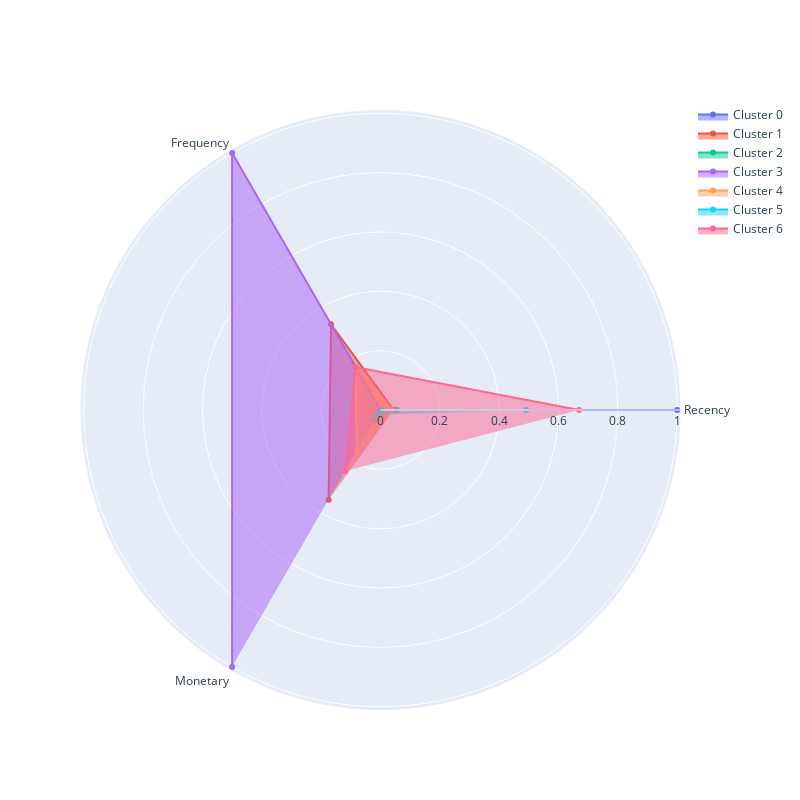

Notebook code for this chart:
### Markdown cell above
Далее составьте так называемый профиль кластеров. Для этого вам необходимо вернуться от декомпозированных данных (если вы производили понижение размерности) к RFM-таблице (очищенной от выбросов).

Сгруппируйте RFM-таблицу по полученным кластерам и рассчитайте среднее по каждому из признаков.

Чтобы результаты было проще интерпретировать, давайте познакомимся с одним из способов визуализации профиля кластеров — **Radar Chart** (полярная диаграмма, или диаграмма паутины). Это графическое представление значений нескольких эквивалентных категорий в форме паутины.

Radar Chart часто используется при определении профиля кластеров. На концах паутины откладываются оси, соответствующие признакам, описывающим объекты. На каждой из осей для каждого кластера откладываются средние значения соответствующих характеристик. Соединив точки по осям, мы получаем многоугольник. 

Пример полярной диаграммы для задачи кластеризации учеников по интересам:

<img src=https://www.datanovia.com/en/wp-content/uploads/2020/12/radar-chart-in-r-customized-fmstb-radar-chart-1.png width=500>

На этой диаграмме мы видим визуализацию признаков для одного из кластеров. Видно, что ученики, принадлежащие этому кластеру, в большей степени увлекаются музыкой (Music), а в меньшей — программированием (Programm).

В модуле `graph_objects` библиотеки `plotly` есть встроенная функция `Scatterpolar`, которая позволяет построить полярную диаграмму. На основе этой функции мы подготовили для вас функцию `plot_cluster_profile()`, которая позволяет визуализировать профиль каждого из кластеров в виде полярной диаграммы. У неё есть два параметра: `grouped_data` — сгруппированные по кластерам характеристики объектов (клиентов), `n_clusters` — количество кластеров.

Главное условие использования полярной диаграммы — все признаки должны быть приведены к единому масштабу с помощью нормализации, где 1 будет означать максимум, а 0 — минимум. Шаг с нормализацией мы также добавили в функцию `plot_cluster_profile()`.

### Code cell
plot_cluster_profile(rfm_clusters, 7)

### Figure 1 — Plotly figure (JSON) as saved in the notebook; plotly's stock layout.template omitted (floating-point values rounded to 4 significant figures)
{"data": [{"fill": "toself", "name": "Cluster 0", "r": [1, 0, 0], "theta": ["Recency", "Frequency", "Monetary"], "type": "scatterpolar"}, {"fill": "toself", "name": "Cluster 1", "r": [0.04461, 0.3333, 0.3497], "theta": ["Recency", "Frequency", "Monetary"], "type": "scatterpolar"}, {"fill": "toself", "name": "Cluster 2", "r": [0.05576, 0, 0.0413], "theta": ["Recency", "Frequency", "Monetary"], "type": "scatterpolar"}, {"fill": "toself", "name": "Cluster 3", "r": [0, 1.0, 1], "theta": ["Recency", "Frequency", "Monetary"], "type": "scatterpolar"}, {"fill": "toself", "name": "Cluster 4", "r": [0.03717, 0.1667, 0.1611], "theta": ["Recency", "Frequency", "Monetary"], "type": "scatterpolar"}, {"fill": "toself", "name": "Cluster 5", "r": [0.4907, 0, 0.01882], "theta": ["Recency", "Frequency", "Monetary"], "type": "scatterpolar"}, {"fill": "toself", "name": "Cluster 6", "r": [0.6691, 0.1667, 0.2377], "theta": ["Recency", "Frequency", "Monetary"], "type": "scatterpolar"}], "layout": {"autosize": false, "height": 800, "showlegend": true, "width": 800}}
